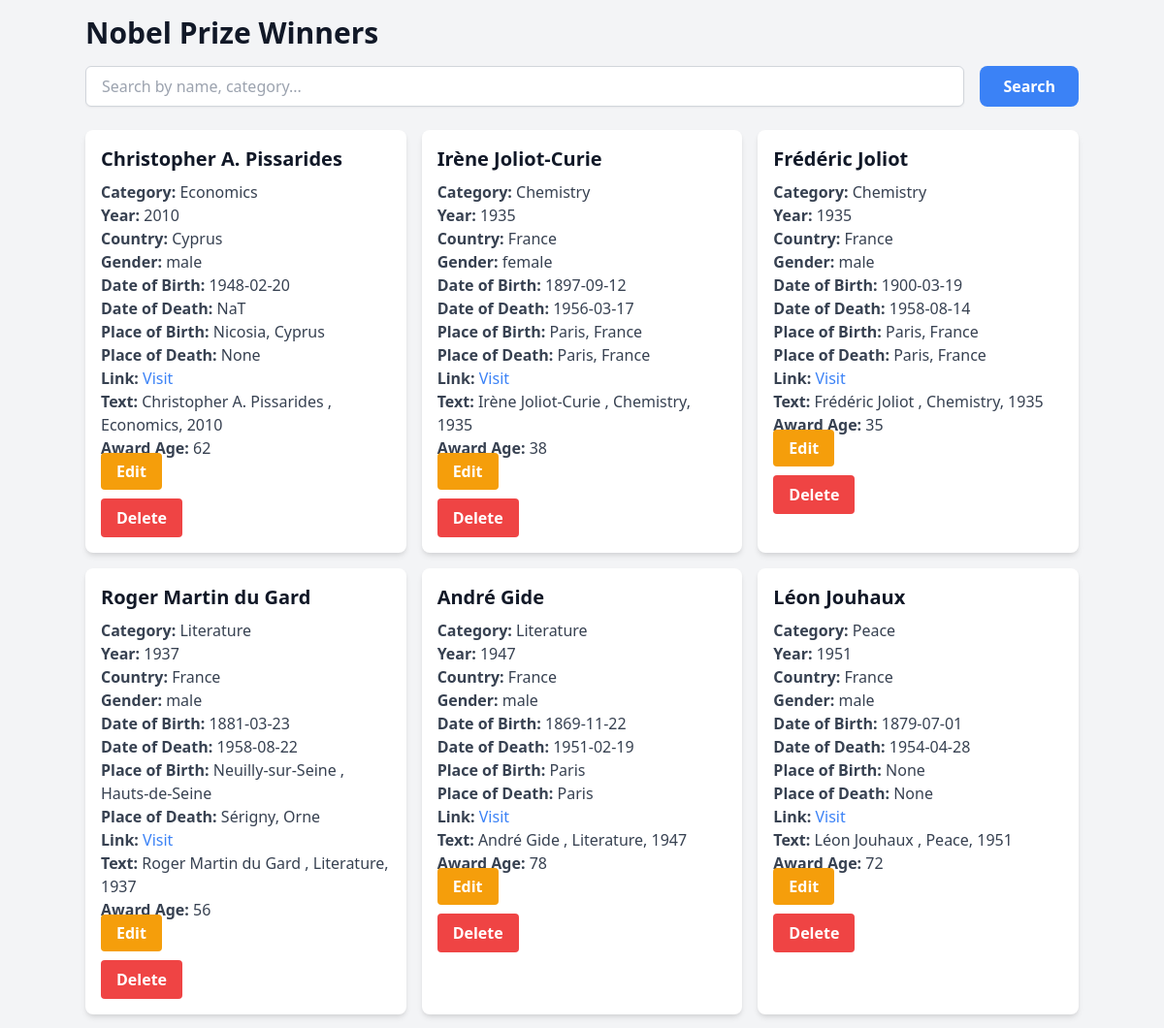
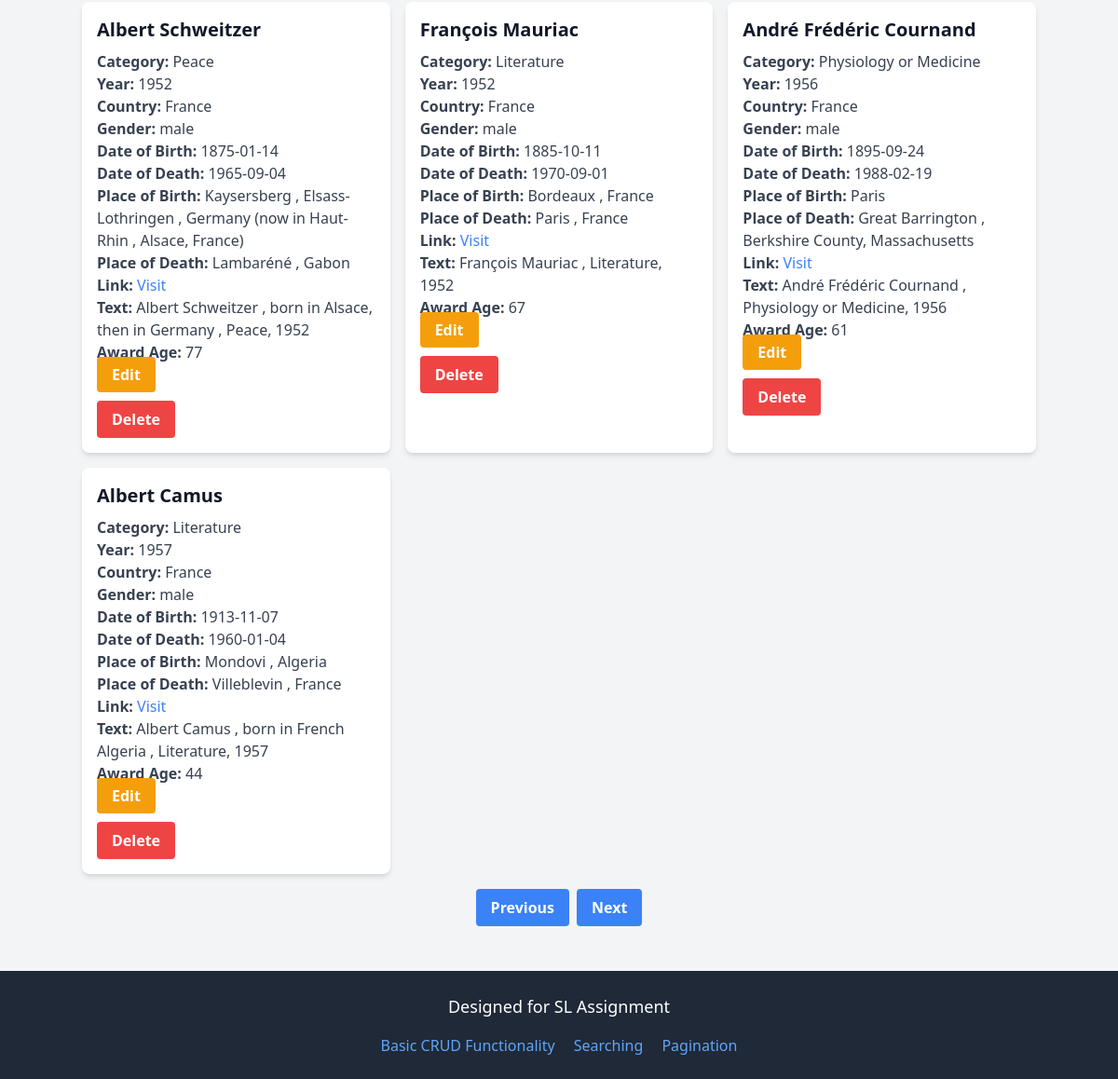
/?page=3, run on the app's committed database (2 pictures, top to bottom).
### server.py (models this page shows, shortened)
class Winner(db.Model):
    __tablename__ = 'winners'
    id = db.Column(db.Integer, primary_key=True)
    category = db.Column(db.String)
    country = db.Column(db.String)
    date_of_birth = db.Column(db.String)
    date_of_death = db.Column(db.String)
    gender = db.Column(db.String)
    link = db.Column(db.String)
    name = db.Column(db.String)
    place_of_birth = db.Column(db.String)
    place_of_death = db.Column(db.String)
    text = db.Column(db.Text)
    year = db.Column(db.Integer)
    award_age = db.Column(db.Integer)

### server.py (the view)
@app.route("/", methods=["GET"])
def index():
    search_query = request.args.get('search', '')
    page = request.args.get('page', 1, type=int)
    per_page = 10
    if search_query:
        winners_pagination = Winner.query.filter(
            (Winner.name.ilike(f"%{search_query}%")) |
            (Winner.category.ilike(f"%{search_query}%"))
        ).paginate(page=page, per_page=per_page, error_out=False)
    else:
        winners_pagination = Winner.query.paginate(page=page, per_page=per_page, error_out=False)
    winners = winners_pagination.items
    result = multiwinner_schema.dump(winners)
    return render_template('index.html', winners=result, pagination=winners_pagination)

### templates/index.html (shortened to what this page needs)
{% extends "base.html" %}
{% block content %}
<h1 class="text-3xl font-bold mb-4">Nobel Prize Winners</h1>
<form action="{{ url_for('index') }}" method="GET" class="mb-6 flex justify-between">
    <input type="text" name="search" placeholder="Search by name, category..."
           class="w-full px-4 py-2 border border-gray-300 rounded-md shadow-sm focus:outline-none focus:ring-2 focus:ring-blue-500"
           value="{{ request.args.get('search', '') }}">
    <button type="submit" class="ml-4 bg-blue-500 hover:bg-blue-700 text-white font-bold py-2 px-6 rounded-lg">
        Search
    </button>
</form>
<div class="grid grid-cols-1 md:grid-cols-2 lg:grid-cols-3 gap-4">
    {% for winner in winners %}
    <div class="bg-white shadow-md rounded-lg overflow-hidden">
        <div class="p-4">
            <h2 class="text-xl font-bold mb-2">{{ winner.name }}</h2>
            <p class="text-gray-700"><strong>Category:</strong> {{ winner.category }}</p>
            <p class="text-gray-700"><strong>Year:</strong> {{ winner.year }}</p>
            <p class="text-gray-700"><strong>Country:</strong> {{ winner.country }}</p>
            <p class="text-gray-700"><strong>Gender:</strong> {{ winner.gender }}</p>
            <p class="text-gray-700"><strong>Date of Birth:</strong> {{ winner.date_of_birth }}</p>
            <p class="text-gray-700"><strong>Date of Death:</strong> {{ winner.date_of_death }}</p>
            <p class="text-gray-700"><strong>Place of Birth:</strong> {{ winner.place_of_birth }}</p>
            <p class="text-gray-700"><strong>Place of Death:</strong> {{ winner.place_of_death }}</p>
            <p class="text-gray-700"><strong>Link:</strong> <a href="{{ winner.link }}" class="text-blue-500 hover:underline">Visit</a></p>
            <p class="text-gray-700"><strong>Text:</strong> {{ winner.text }}</p>
            <p class="text-gray-700"><strong>Award Age:</strong> {{ winner.award_age }}</p>
            <a href="{{ url_for('update_winner', winner_id=winner.id) }}"
            class="bg-yellow-500 hover:bg-yellow-700 text-white font-bold py-2 px-4 rounded my-2">
            Edit
         </a>
            <form action="{{ url_for('delete_winner', winner_id=winner.id) }}" method="POST" class="mt-4">
                <button type="submit" class="bg-red-500 hover:bg-red-700 text-white font-bold py-2 px-4 rounded">Delete</button>
            </form>
        </div>
    </div>
    {% endfor %}
</div>
<div class="mt-4 flex justify-center">
    {% if pagination.has_prev %}
           <a href="{{ url_for('index', page=pagination.prev_num) }}" class="bg-blue-500 hover:bg-blue-700 text-white font-bold py-2 px-4 rounded mx-1">Previous</a>
    {% endif %}
    {% if pagination.has_next %}
        <a href="{{ url_for('index', page=pagination.next_num) }}" class="bg-blue-500 hover:bg-blue-700 text-white font-bold py-2 px-4 rounded mx-1">Next</a>
    {% endif %}
</div>
{% endblock %}

### data on the page
Winner: name "Christopher A. Pissarides", category "Economics", year "2010", country "Cyprus", gender "male", date_of_birth "1948-02-20", date_of_death "NaT", place_of_birth "Nicosia, Cyprus", place_of_death "None", text "Christopher A. Pissarides , Economics, 2010", award_age "62"
Winner: name "Irène Joliot-Curie", category "Chemistry", year "1935", country "France", gender "female", date_of_birth "1897-09-12", date_of_death "1956-03-17", place_of_birth "Paris, France", place_of_death "Paris, France", text "Irène Joliot-Curie , Chemistry, 1935", award_age "38"
Winner: name "Frédéric Joliot", category "Chemistry", year "1935", country "France", gender "male", date_of_birth "1900-03-19", date_of_death "1958-08-14", place_of_birth "Paris, France", place_of_death "Paris, France", text "Frédéric Joliot , Chemistry, 1935", award_age "35"
Winner: name "Roger Martin du Gard", category "Literature", year "1937", country "France", gender "male", date_of_birth "1881-03-23", date_of_death "1958-08-22", place_of_birth "Neuilly-sur-Seine , Hauts-de-Seine", place_of_death "Sérigny, Orne", text "Roger Martin du Gard , Literature, 1937", award_age "56"
Winner: name "André Gide", category "Literature", year "1947", country "France", gender "male", date_of_birth "1869-11-22", date_of_death "1951-02-19", place_of_birth "Paris", place_of_death "Paris", text "André Gide , Literature, 1947", award_age "78"
Winner: name "Léon Jouhaux", category "Peace", year "1951", country "France", gender "male", date_of_birth "1879-07-01", date_of_death "1954-04-28", place_of_birth "None", place_of_death "None", text "Léon Jouhaux , Peace, 1951", award_age "72"
Winner: name "Albert Schweitzer", category "Peace", year "1952", country "France", gender "male", date_of_birth "1875-01-14", date_of_death "1965-09-04", place_of_birth "Kaysersberg , Elsass-Lothringen , Germany (now in Haut-Rhin , Alsace, France)", place_of_death "Lambaréné , Gabon", text "Albert Schweitzer , born in Alsace, then in Germany , Peace, 1952", award_age "77"
Winner: name "François Mauriac", category "Literature", year "1952", country "France", gender "male", date_of_birth "1885-10-11", date_of_death "1970-09-01", place_of_birth "Bordeaux , France", place_of_death "Paris , France", text "François Mauriac , Literature, 1952", award_age "67"
Winner: name "André Frédéric Cournand", category "Physiology or Medicine", year "1956", country "France", gender "male", date_of_birth "1895-09-24", date_of_death "1988-02-19", place_of_birth "Paris", place_of_death "Great Barrington , Berkshire County, Massachusetts", text "André Frédéric Cournand , Physiology or Medicine, 1956", award_age "61"
Winner: name "Albert Camus", category "Literature", year "1957", country "France", gender "male", date_of_birth "1913-11-07", date_of_death "1960-01-04", place_of_birth "Mondovi , Algeria", place_of_death "Villeblevin , France", text "Albert Camus , born in French Algeria , Literature, 1957", award_age "44"
